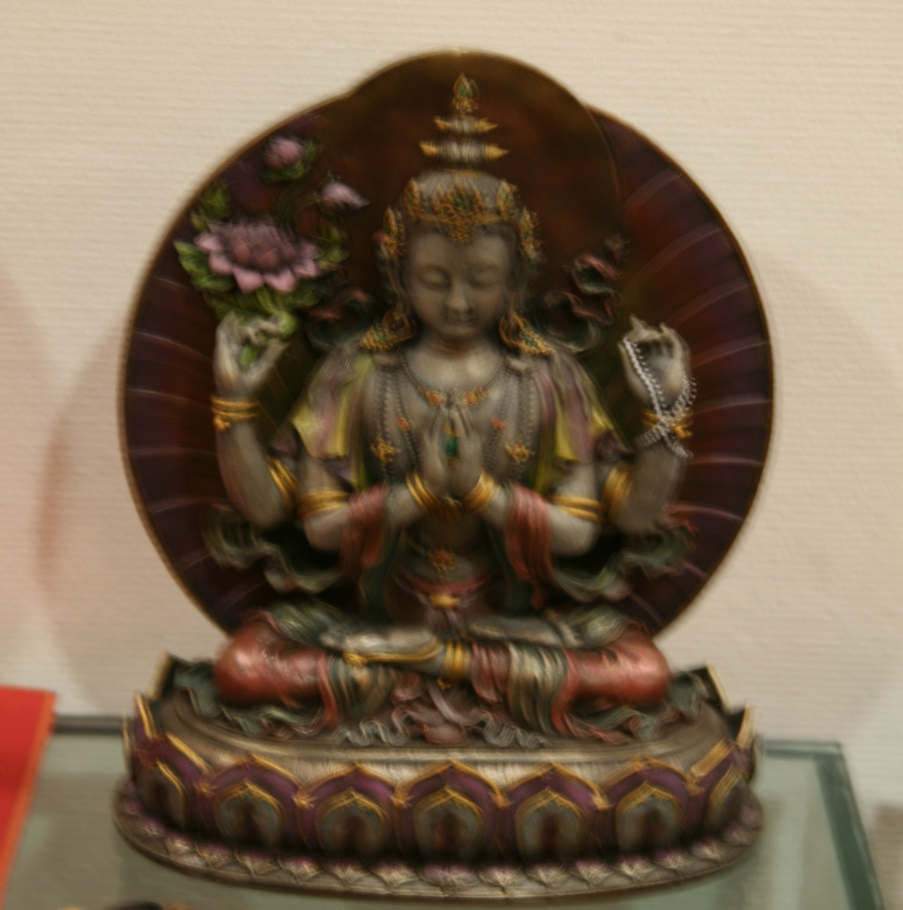
%> input picture image_processing/asset/exp-2/statBlur.png, 903 x 910 px
$ octave 4.m   (GNU Octave 9; MATLAB toolbox functions it lacks are replaced by stand-ins)
%> lines starting %> are read from the running program, lines starting %| are printed output that depends on the picture
i1=imread('statBlur.png');
%> i1 is the input picture: size 910x903x3 uint8; mean R, G, B 124.7, 106.1, 84.8
i2=imread('s1.bmp');
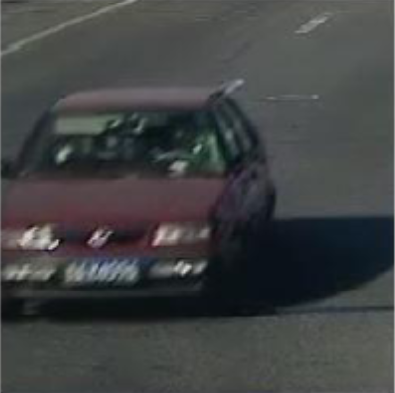
%> input picture image_processing/asset/exp-2/s1.bmp, 395 x 393 px
%> i2 is the input picture: size 393x395x3 uint8; mean R, G, B 65.6, 67.5, 67.8
i3=imread('picassoBlurImage.png');
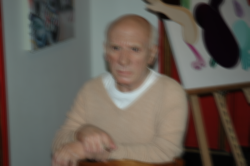
%> input picture image_processing/asset/exp-2/picassoBlurImage.png, 250 x 166 px
%> i3 is the input picture: size 166x250x3 uint8; mean R, G, B 100.5, 92.6, 84.7
i4=imread('nvblurImage.png');
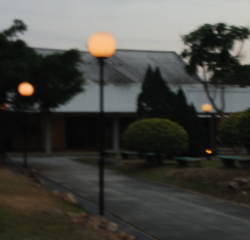
%> input picture image_processing/asset/exp-2/nvblurImage.png, 250 x 240 px
%> i4 is the input picture: size 240x250x3 uint8; mean R, G, B 70.3, 70.3, 65.4
o1=fftshift(fft2(rgb2gray(i1)));o2=fftshift(fft2(rgb2gray(i2)));
o3=fftshift(fft2(rgb2gray(i3)));o4=fftshift(fft2(rgb2gray(i4)));
subplot(421),imshow(i1),subplot(422),imshow(o1);
subplot(423),imshow(i2),subplot(424),imshow(o2);
subplot(425),imshow(i3),subplot(426),imshow(o3);
subplot(427),imshow(i4),subplot(428),imshow(o4);

%%%%%%%%%%%%%%%%%%%%%%%%%%%%%%%%%%%%%%%%%%%%%%%%%%%%%%%%%%%%%%%%%%%%%%%%%%%%%%%%

im=imread('statBlur.png');[m,n,h]=size(im);
%> after `[m,n,h]=size(im)`: m = 910; n = 903; h = 3
f11=ones(190,162,3);f22=ones(130,130,3);f33=ones(100,100,3);f44=ones(70,70,3);
for i=1:190
for j=1:162
for k=1:3
f11(i,j,k)=im(i,j,k);
end
end
end
for i=1:130
for j=501:630
for k=1:3
f22(i,j-500,k)=im(i,j,k);
end
end
end
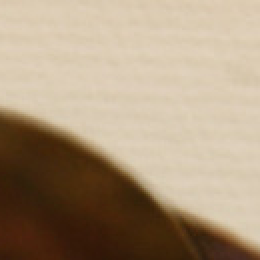
%> f22: size 130x130x3 double (shown 2 times larger); mean R, G, B 170.7, 150.7, 125.9
for i=721:870
for j=11:170
for k=1:3
f33(i-720,j-10,k)=im(i,j,k);
end
end
end
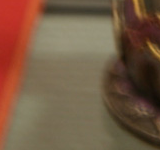
%> f33: size 150x160x3 double; mean R, G, B 117.1, 89.2, 67
for i=761:830
for j=561:630
for k=1:3
f44(i-760,j-560,k)=im(i,j,k);
end
end
end
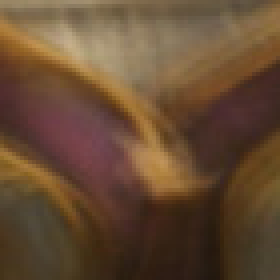
%> f44: size 70x70x3 double (shown 4 times larger); mean R, G, B 102.5, 75.6, 51.3
figure,subplot(221),hist(f11,100),subplot(222),hist(f22,100),subplot(223),hist(f33,100),subplot(224),hist(f44,100);
%> (this line was passed over: hist is not available in this run)
%> (this line was passed over: hist is not available in this run)
%> (this line was passed over: hist is not available in this run)
%> (this line was passed over: hist is not available in this run)

%%%%%%%%%%%%%%%%%%%%%%%%%%%%%%%%%%%%%%%%%%%%%%%%%%%%%%%%%%%%%%%%%%%%%%%%%%%%%%%%

%对输入的图像进行大气湍流处理
img=imread('statBlur.png'); % 输入的待处理图像
k=0.00011;% 大气湍流模型常数
subplot(121);imshow(img),title('原始图像');

i=fft2(double(img));
G=fftshift(i);[m, n, h] = size(i);
H=zeros(m,n);
for i=1:m
for j=1:n
if sqrt((i-m/2)^2+(j-n/2)^2)<100
H(i,j)=exp(-k*(i^2+j^2)^(5/6));
end
end
end
for i=1:3
out(:,:,i) = G(:,:,i).*H;
end
out = real(ifft2(ifftshift(out)));
subplot(122),imshow(out),title('大气湍流复原图像');

%%%%%%%%%%%%%%%%%%%%%%%%%%%%%%%%%%%%%%%%%%%%%%%%%%%%%%%%%%%%%%%%%%%%%%%%%%%%%%%%

img=imread('nvblurImage.png');
subplot(131);imshow(img),title('原始图像');
PSF = fspecial('motion',9,0);
fr1 = double(deconvwnr(img,PSF,0.3));
[m,n,h]=size(fr1);
%> m = 240; n = 250
for i=1:m
for j=1:n
for k=1:3
fr1(i,j,k)=(fr1(i,j,k))^1.06;
end
end
end
subplot(132);imshow(uint8(fr1)),title('估计PSF运动复原');
k=0.00105;
i=fft2(double(img));
G=fftshift(i);[m, n, h] = size(i);
H=zeros(m,n);
for i=1:m
for j=1:n
if sqrt((i-m/2)^2+(j-n/2)^2)<100
H(i,j)=exp(-k*(i^2+j^2)^(5/6));
end
end
end
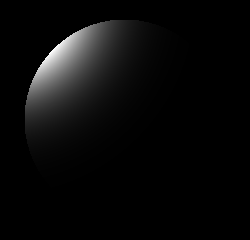
%> H: size 240x250 double; min 0, max 0.258, mean 0.0104; drawn with min black and max white
for i=1:3
%> (the run ends here)
